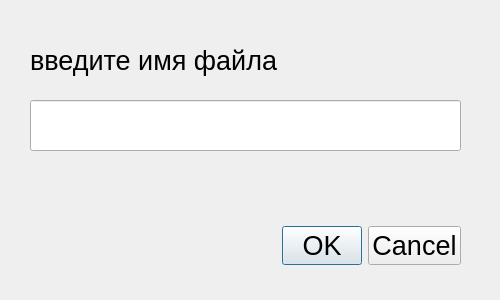
<?xml version="1.0" encoding="UTF-8"?>
<ui version="4.0">
 <class>fileform</class>
 <widget class="QDialog" name="fileform">
  <property name="geometry">
   <rect>
    <x>0</x>
    <y>0</y>
    <width>500</width>
    <height>300</height>
   </rect>
  </property>
  <property name="windowTitle">
   <string>Dialog</string>
  </property>
  <widget class="QDialogButtonBox" name="buttonBox">
   <property name="geometry">
    <rect>
     <x>220</x>
     <y>210</y>
     <width>241</width>
     <height>71</height>
    </rect>
   </property>
   <property name="font">
    <font>
     <pointsize>20</pointsize>
    </font>
   </property>
   <property name="orientation">
    <enum>Qt::Horizontal</enum>
   </property>
   <property name="standardButtons">
    <set>QDialogButtonBox::Cancel|QDialogButtonBox::Ok</set>
   </property>
  </widget>
  <widget class="QLineEdit" name="lineEdit">
   <property name="geometry">
    <rect>
     <x>30</x>
     <y>100</y>
     <width>431</width>
     <height>51</height>
    </rect>
   </property>
   <property name="font">
    <font>
     <pointsize>20</pointsize>
    </font>
   </property>
  </widget>
  <widget class="QLabel" name="label">
   <property name="geometry">
    <rect>
     <x>30</x>
     <y>30</y>
     <width>300</width>
     <height>61</height>
    </rect>
   </property>
   <property name="font">
    <font>
     <pointsize>20</pointsize>
    </font>
   </property>
   <property name="text">
    <string>введите имя файла</string>
   </property>
  </widget>
 </widget>
 <resources/>
 <connections>
  <connection>
   <sender>buttonBox</sender>
   <signal>accepted()</signal>
   <receiver>fileform</receiver>
   <slot>accept()</slot>
   <hints>
    <hint type="sourcelabel">
     <x>248</x>
     <y>254</y>
    </hint>
    <hint type="destinationlabel">
     <x>157</x>
     <y>274</y>
    </hint>
   </hints>
  </connection>
  <connection>
   <sender>buttonBox</sender>
   <signal>rejected()</signal>
   <receiver>fileform</receiver>
   <slot>reject()</slot>
   <hints>
    <hint type="sourcelabel">
     <x>316</x>
     <y>260</y>
    </hint>
    <hint type="destinationlabel">
     <x>286</x>
     <y>274</y>
    </hint>
   </hints>
  </connection>
 </connections>
</ui>
